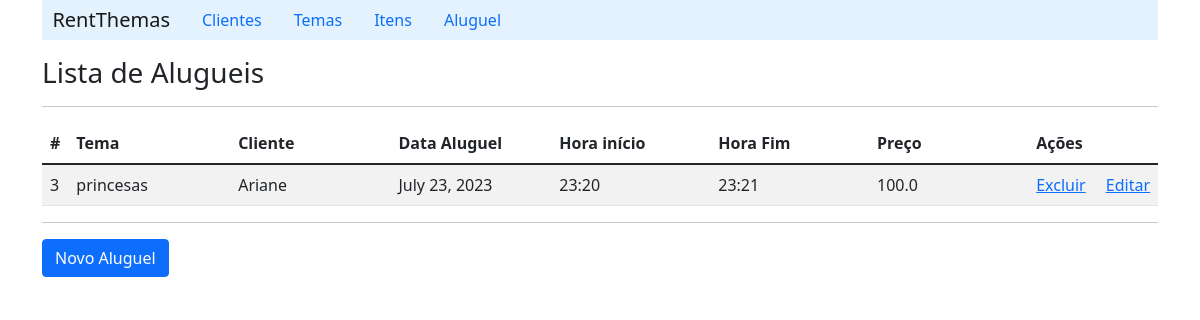
/listRent/, run on the app's committed database.
### aluguel_de_temas/models.py (models this page shows, shortened)
class Rent(models.Model):
    date = models.DateField(blank=False, null=False)
    start_hours = models.CharField(max_length=5, blank=False, null=False)
    end_hours = models.CharField(max_length=5, blank=False, null=False)
    client = models.ForeignKey('Client', on_delete=CASCADE, related_name='rents')
    theme = models.ForeignKey('Theme', on_delete=CASCADE, related_name='rents')
    address = models.OneToOneField('Address', on_delete=models.CASCADE, null=True)
    price = models.FloatField(default=0)

class Theme(models.Model):
    name = models.CharField(max_length=20, blank=False)
    color = models.CharField(max_length=10)
    price = models.FloatField()
    itens =  models.ManyToManyField('Item', related_name='themes')

class Client(models.Model):
    name = models.CharField(max_length=60, blank=False)
    cpf = models.CharField(max_length=11, blank=True)

### aluguel_de_temas/views.py (the view)
# urls.py: path('listRent/', RentViews.listRent),
    def listRent(request):
        context = {'rent_list': RentDAO.listaAlugueis()}
        return render(request, 'rent/listRent.html', context)

### aluguel_de_temas/DAOs.py (called while the page is built)
    def listaAlugueis():
        lista_alugueis = Rent.objects.all()
        return lista_alugueis

### aluguel_de_temas/templates/rent/listRent.html (shortened to what this page needs)
{% extends "index.html" %}
    {% block content %}
        <h3>Lista de Alugueis</h3>
        <hr>
        <table class="table table-striped">
            {% if rent_list %}
                <thead>
                    <tr>
                        <th scope="col">#</th>
                        <th scope="col">Tema</th>
                        <th scope="col">Cliente</th>
                        <th scope="col">Data Aluguel</th>
                        <th scope="col">Hora início</th>
                        <th scope="col">Hora Fim</th>
                        <th scope="col">Preço</th>
                        <th scope="col">Ações</th>
                        <th scope="col"></th>
                    </tr>
                </thead>
                {% for rent in rent_list%}
                    <tr>
                        <td width='15'>{{rent.id}}</td>
                        <td width='170'>{{rent.theme.name}}</td>
                        <td width='170'>{{rent.client.name}}</td>
                        <td width='170'>{{rent.date}}</td>
                        <td width='170'>{{rent.start_hours}}</td>
                        <td width='170'>{{rent.end_hours}}</td>
                        <td width='170'>{{rent.price}}</td>
                        <td width='70'><a href="/deleteRent/{{rent.id}}">Excluir</a></td>
                        <td><a href="/detailRent/{{rent.id}}">Editar</a></td>
                    </tr>
                {% endfor %}
            {% else %}
                <p>Nenhum item cadastrado!!</p>
            {%endif%}
        </table>
        <hr>
        <a class="btn btn-primary" href="/formRent">Novo Aluguel</a>
    {% endblock %}

### data on the page
Rent: id "3", theme.name "princesas", client.name "Ariane", date "July 23, 2023", start_hours "23:20", end_hours "23:21", price "100.0"
